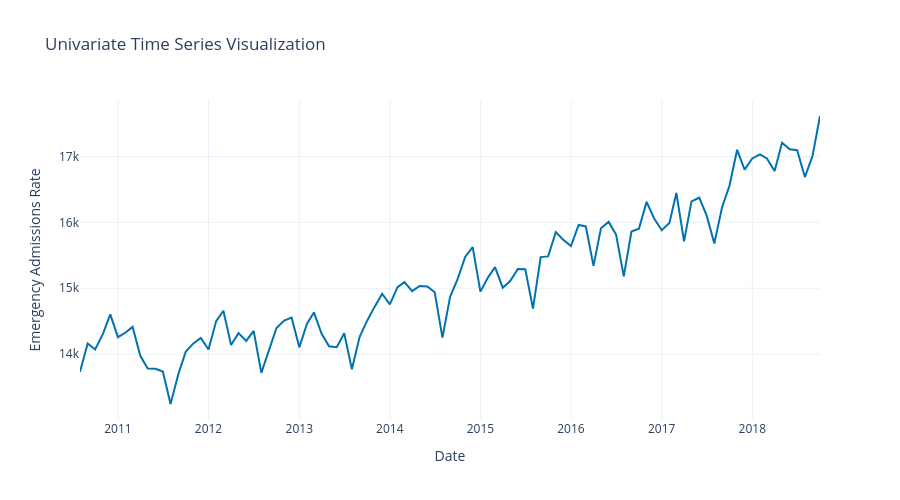

The notebook cell saved with this chart:
### Code cell
_ = plot_time_series(
    training_data=pd.DataFrame(admit_rate)[:-holdout_length],
    y_axis_label="Emergency Admissions Rate"
)
